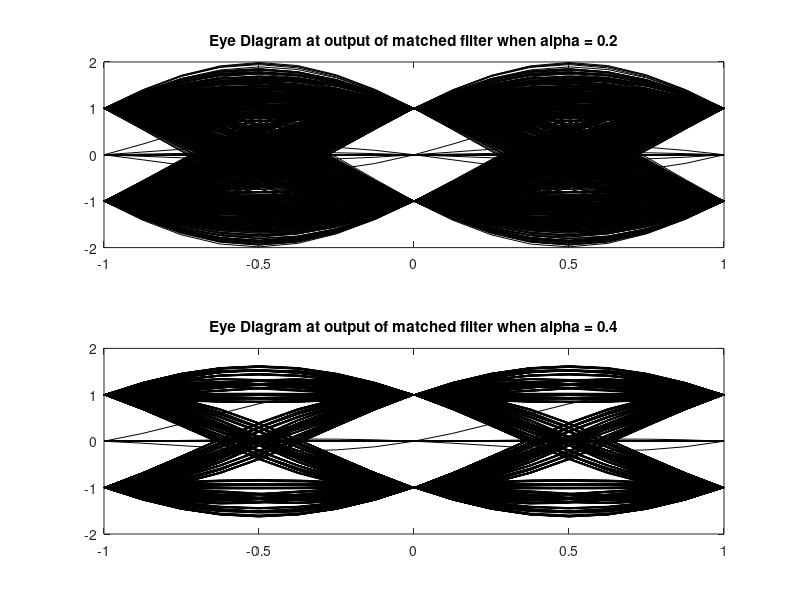

MATLAB code for this plot: (Note: this script raises an error after producing the figure.)
load workspace
close all
figure
subplot(2,1,1)
plot(0,0)
hold on
for n=1:8:8*N-16
    plot(-1:1/8:1, real(y1(n:n+16)), 'k')
end
hold off
title('Eye Diagram at output of matched filter when alpha = 0.2')
subplot(2,1,2)
plot(0,0)
hold on
for n=1:8:8*N-16
    plot(-1:1/8:1, real(y2(n:n+16)), 'k')
end
hold off
title('Eye Diagram at output of matched filter when alpha = 0.4')
save('workspace.mat')